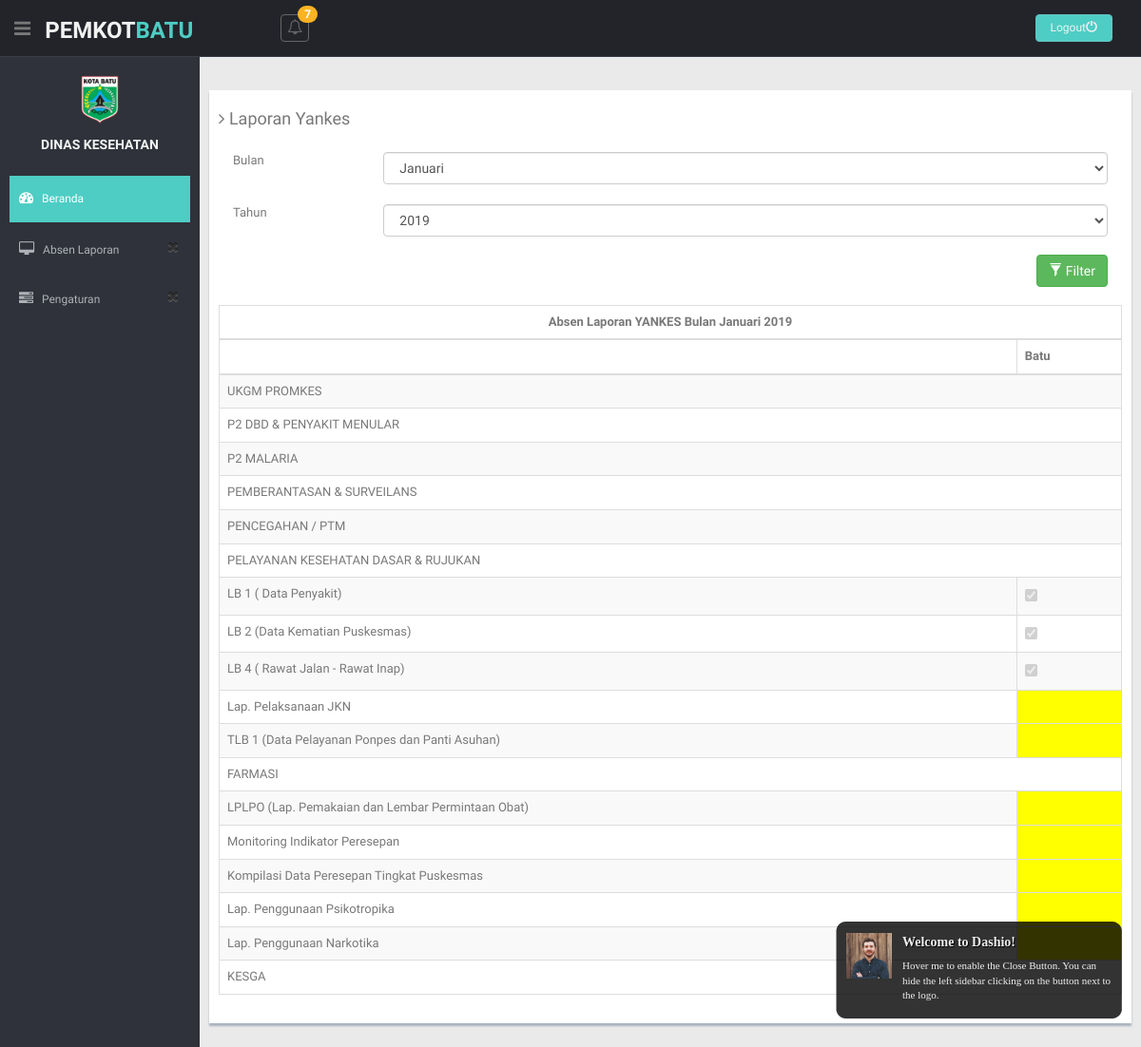
/index.php/user/laporanYankesBatuUser, run on the app's committed database.
### tables this page shows
CREATE TABLE `detaillaporan` (
  `idDetailLaporan` int(11) NOT NULL,
  `idLaporan` varchar(50) NOT NULL,
  `namaField` varchar(225) NOT NULL,
  `namaKategori` varchar(200) NOT NULL,
  `Batu` varchar(255) NOT NULL DEFAULT 'BELUM',
  `Junrejo` varchar(255) NOT NULL,
  `Beji` varchar(255) NOT NULL,
  `Sisir` varchar(255) NOT NULL,
  `Bumiaji` varchar(255) NOT NULL DEFAULT 'BELUM',
  `terima` text NOT NULL,
  `susulan` text NOT NULL,
  `Kepanjen` varchar(100) DEFAULT NULL
);

### application/controllers/User.php (called while the page is built, shortened)
<?php
class User extends CI_Controller {
	public function __construct()
	{
		$this->load->model('UserModel');
		$this->load->model('KesgaModel');
		$this->load->model('P2plModel');
		$this->load->model('YankesModel');
	}
	public function laporanYankesBatuUser()
	{
		$this->load->helper('url');
		$this->load->helper('form');
		$query = $this->db->query("select tahun,bulan from laporan where jenisLaporan= 'YANKES' order by kodeLaporan DESC LIMIT 1");
  foreach ($query->result() as $key) {
        $data['bulan']= $key->bulan;
        $data['tahun']= $key->tahun;
      }
		$data['kategori']= $this->YankesModel->getLastKategori();
		$data['laporan']= $this->YankesModel->getLastLaporan();
		$this->load->view('headeruser');
		$this->load->view('laporanYankesBatuUser',$data);
	}
}

### index.php (called while the page is built, shortened)
<?php
require_once BASEPATH.'core/CodeIgniter.php';

### application/models/YankesModel.php (called while the page is built, shortened)
<?php
class YankesModel extends CI_Model {
    public function getLastLaporan(){
        $this->db->select('*');
        $this->db->distinct();
        $this->db->from('detaillaporan');
        $this->db->join('laporan', 'laporan.kodeLaporan = detaillaporan.idLaporan');
        $this->db->where('detaillaporan.idLaporan', '(SELECT kodeLaporan from laporan WHERE jenisLaporan="YANKES" ORDER by kodeLaporan DESC LIMIT 1)',false);
         $query = $this->db->get();
            return $query->result();
    }
public function getLastKategori(){
    $this->db->distinct();
    $this->db->select('namaKategori');
    $this->db->distinct();
    $this->db->from('detaillaporan');
     $query = $this->db->get();
    return $query->result();
}
}

### application/views/laporanYankesBatuUser.php (the view, shortened to what this page needs)
    <section id="main-content">
          <div class="col-lg-12">
      <section class="wrapper">
        <div class="row">
          <div class="row mt">
            <div class="form-panel">
              <h4 class="mb"><i class="fa fa-angle-right"></i> Laporan Yankes</h4>
             <?php echo form_open('User/filterYankesBatu'); ?>
                <div class="form-group">
                  <label class="col-sm-2 col-sm-2 control-label">Bulan</label>
                  <div class="col-sm-10">
                     <select class="form-control" name="bulan" id="bulan">
                  <?php
                  $daftarBulan = array("Januari","Februari","Maret","April","Mei","Juni","Juli","Agustus","September","Oktober", "Desember");
                  foreach ($daftarBulan as $key) {
                  if($key== $bulan){?>
                    <option value="<?php echo $key?>" selected=""><?php echo $key?></option>
                 <?php }
                  else{?>
                     <option value="<?php echo $key?>" ><?php echo $key?></option>
                  <?php }}?>
                </select>
                  </div>
                </div>
                <div class="form-group"><br><br><br>
                  <label class="col-sm-2 col-sm-2 control-label">Tahun</label>
                  <div class="col-sm-10">
                   <select class="form-control" name="tahun" id="tahun">
                  <?php for($i=2015 ; $i<=2023;$i++){
                    if($i==$tahun){?>
                  <option value="<?php echo $i?>" selected=""><?php echo $i?></option>
            <?php   } else{?>
            <option value="<?php echo $i?>" ><?php echo $i?></option>
                  <?php   }} ?>
                </select><br>
                  </div>
                </div>
                <div class="form-group">
                <div class="col-sm-12" align="right">
               <button type="submit" id="btn-filter" class="btn btn-success" ><span class="glyphicon glyphicon-filter" ></span>  Filter</button>
                <?php echo form_close();?>
                           <br><br>
                  </div>
                </div>
                <table id="table" class="table table-striped table-bordered" cellspacing="0" width="100%">
            <thead>
            <tr>
              <th colspan="8" ><center>Absen Laporan YANKES Bulan <?php echo $bulan." "; echo $tahun?> </center> </th>
            </tr>
                <tr>
                    <th></th>
                    <th>Batu</th>
                </tr>
            </thead>
            <tbody>
            <?php foreach($kategori as $key){?>
              <tr>
                  <td colspan="6"><?php echo $key->namaKategori?></td>
              </tr>
              <?php foreach ($laporan as $data) {
                if($key->namaKategori==$data->namaKategori){?>
              <tr>
                <td><?php echo $data->namaField?></td>
              <?php if($data->Batu == "SUDAH") {?>
                <td><input type="checkbox" name="feeling" value="good" checked="" disabled readonly=""></td>
              <?php }else{?>
              <td style="background: yellow"></td>
              <?php } ?>
              </tr>
              <?php }}} ?>
            </tbody>
        </table>
            </div>
          </div>
      </section>
</body>
</html>

### assets/css/style.css (style rules this page uses)
body { color: #797979; background: #eaeaea; font-family: 'Ruda', sans-serif; padding: 0px !important; margin: 0px !important; font-size:13px; }
.mt { margin-top: 25px; }
.mb { margin-bottom: 25px; }
#main-content { margin-left: 210px; }
.wrapper { display: inline-block; margin-top: 60px; padding-left: 15px; padding-right: 15px; padding-bottom: 15px; padding-top: 0px; width: 100%; }
.form-panel { background: #ffffff; margin: 10px; padding: 10px; box-shadow: 0px 3px 2px #aab2bd; text-align: left; }
label { font-weight: 400; }

### data on the page
detaillaporan: namaField "LB 1 ( Data Penyakit)"
detaillaporan: namaField "LB 2 (Data Kematian Puskesmas)"
detaillaporan: namaField "LB 4 ( Rawat Jalan - Rawat Inap)"
detaillaporan: namaField "Lap. Pelaksanaan JKN"
detaillaporan: namaField "TLB 1 (Data Pelayanan Ponpes dan Panti Asuhan)"
detaillaporan: namaField "LPLPO (Lap. Pemakaian dan Lembar Permintaan Obat)"
detaillaporan: namaField "Monitoring Indikator Peresepan"
detaillaporan: namaField "Kompilasi Data Peresepan Tingkat Puskesmas"
detaillaporan: namaField "Lap. Penggunaan Psikotropika"
detaillaporan: namaField "Lap. Penggunaan Narkotika"

### other printed values
$bulan "Januari"
$tahun "2019"
$key->namaKategori "UKGM PROMKES"
$key->namaKategori "P2 DBD & PENYAKIT MENULAR"
$key->namaKategori "P2 MALARIA"
$key->namaKategori "PEMBERANTASAN & SURVEILANS"
$key->namaKategori "PENCEGAHAN / PTM"
$key->namaKategori "PELAYANAN KESEHATAN DASAR & RUJUKAN"
$key->namaKategori "FARMASI"
$key->namaKategori "KESGA"
form field bulan "Januari"
form field tahun "2019"
